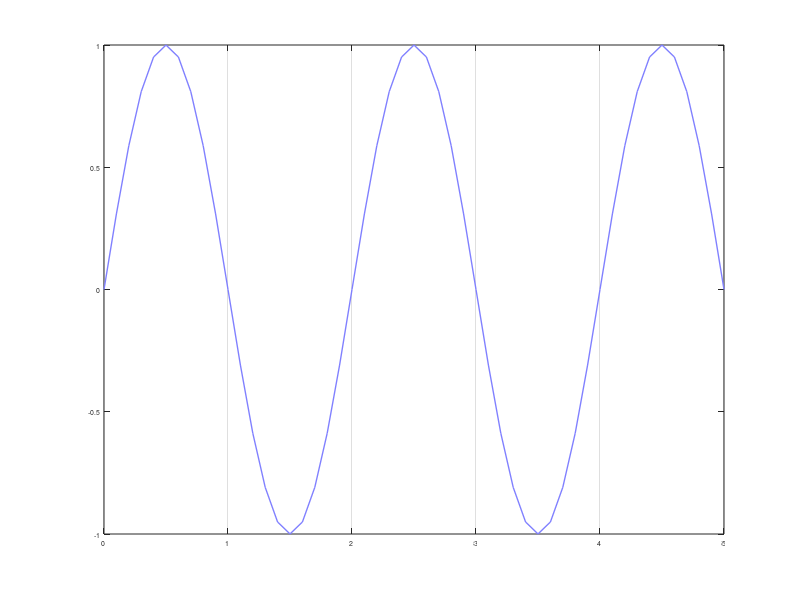

Write MATLAB code to recreate this figure.
t = [0:0.1:5]
A = 2
T = 2
y = sin(2*pi()/T*t)
p = plot(t,y)
get(p)
ha = gca
set(p,'lineWidth',1)
set(p,'lineStyle','-')
set(ha,'fontsize',5)
set(p,'color',[0.5,0.5,1])
set(ha,'Xgrid','on')

s = struct('Auto',{{'Fiat','Audi'}},'Gewicht',[1300,1600])
s.Auto
s.Gewicht
